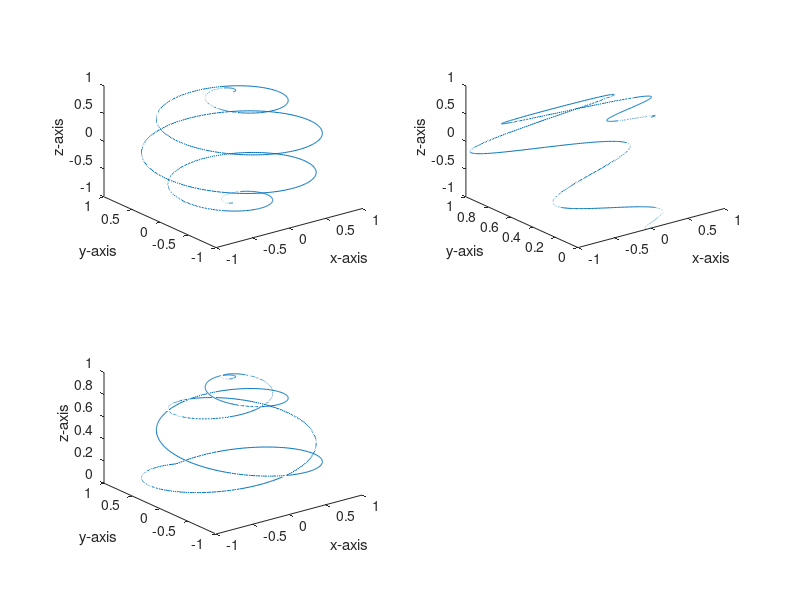

Reproduce this figure in MATLAB.
clear all;
close all;

s = linspace(-pi,pi,1000);
convWidth = (56/2)*2^(1/2);

p = cos(s/2);
n = 180/convWidth;

x = p.*sin(n.*s);
y = p.*cos(n.*s);
z = sin(s/2);

figure(1)
subplot(2,2,1)
plot3(x,y,z)
xlabel('x-axis')
ylabel('y-axis')
zlabel('z-axis')

%change to polar
r = (x.^2+y.^2+z.^2);
theta = acosd(z./r);
phi = atand(y./x);

%modify helix (1)
for i=1:length(x)
    if (x(i) < 0 && y(i) < 0)
        phi(i) = 180 - phi(i);
    elseif (x(i) > 0 && y(i) < 0)
        phi(i) = phi(i) * -1;
    elseif (x(i) < 0 && y(i) > 0)
        phi(i) = phi(i) + 180;
    end
end

theta = deg2rad(theta);
phi = deg2rad(phi); 
x1 = r.*sin(theta).*cos(phi);
y1 = r.*sin(theta).*sin(theta);
z1 = r.*cos(theta);
            

subplot(2,2,2)
plot3(x1,y1,z1)
xlabel('x-axis')
ylabel('y-axis')
zlabel('z-axis')

for i=1:length(x)
     if(z(i) > 0 && x(i) < 0)
         x(i) = -x(i);
     end
     if(z(i) < 0)
         if(x(i) >0)
             x(i) = -x(i);
         end
         z(i) = -z(i);
     end
end

subplot(2,2,3)
plot3(x,y,z)
xlabel('x-axis')
ylabel('y-axis')
zlabel('z-axis')

